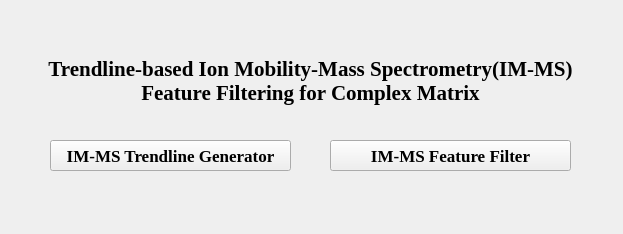
<?xml version="1.0" encoding="UTF-8"?>
<ui version="4.0">
 <class>Form</class>
 <widget class="QWidget" name="Form">
  <property name="geometry">
   <rect>
    <x>0</x>
    <y>0</y>
    <width>623</width>
    <height>234</height>
   </rect>
  </property>
  <property name="font">
   <font>
    <family>Times New Roman</family>
    <pointsize>9</pointsize>
   </font>
  </property>
  <property name="windowTitle">
   <string>Trendline-based IM-MS Feature Filtering Software V1.0</string>
  </property>
  <property name="windowOpacity">
   <double>1.000000000000000</double>
  </property>
  <widget class="QLabel" name="label">
   <property name="geometry">
    <rect>
     <x>10</x>
     <y>40</y>
     <width>601</width>
     <height>81</height>
    </rect>
   </property>
   <property name="font">
    <font>
     <family>Times New Roman</family>
     <pointsize>16</pointsize>
     <weight>75</weight>
     <bold>true</bold>
     <kerning>true</kerning>
    </font>
   </property>
   <property name="mouseTracking">
    <bool>false</bool>
   </property>
   <property name="text">
    <string>Trendline-based Ion Mobility-Mass Spectrometry(IM-MS)
Feature Filtering for Complex Matrix</string>
   </property>
   <property name="alignment">
    <set>Qt::AlignCenter</set>
   </property>
  </widget>
  <widget class="QPushButton" name="pushButton">
   <property name="geometry">
    <rect>
     <x>330</x>
     <y>140</y>
     <width>241</width>
     <height>31</height>
    </rect>
   </property>
   <property name="font">
    <font>
     <family>Times New Roman</family>
     <pointsize>13</pointsize>
     <weight>75</weight>
     <bold>true</bold>
    </font>
   </property>
   <property name="text">
    <string>IM-MS Feature Filter</string>
   </property>
  </widget>
  <widget class="QPushButton" name="pushButton_2">
   <property name="geometry">
    <rect>
     <x>50</x>
     <y>140</y>
     <width>241</width>
     <height>31</height>
    </rect>
   </property>
   <property name="font">
    <font>
     <family>Times New Roman</family>
     <pointsize>13</pointsize>
     <weight>75</weight>
     <bold>true</bold>
    </font>
   </property>
   <property name="text">
    <string>IM-MS Trendline Generator</string>
   </property>
  </widget>
 </widget>
 <resources/>
 <connections>
  <connection>
   <sender>pushButton_2</sender>
   <signal>clicked()</signal>
   <receiver>Form</receiver>
   <slot>open_generator_window()</slot>
   <hints>
    <hint type="sourcelabel">
     <x>142</x>
     <y>172</y>
    </hint>
    <hint type="destinationlabel">
     <x>144</x>
     <y>202</y>
    </hint>
   </hints>
  </connection>
  <connection>
   <sender>pushButton</sender>
   <signal>clicked()</signal>
   <receiver>Form</receiver>
   <slot>open_filter_window()</slot>
   <hints>
    <hint type="sourcelabel">
     <x>334</x>
     <y>159</y>
    </hint>
    <hint type="destinationlabel">
     <x>346</x>
     <y>208</y>
    </hint>
   </hints>
  </connection>
 </connections>
 <slots>
  <slot>open_generator_window()</slot>
  <slot>open_filter_window()</slot>
 </slots>
</ui>
